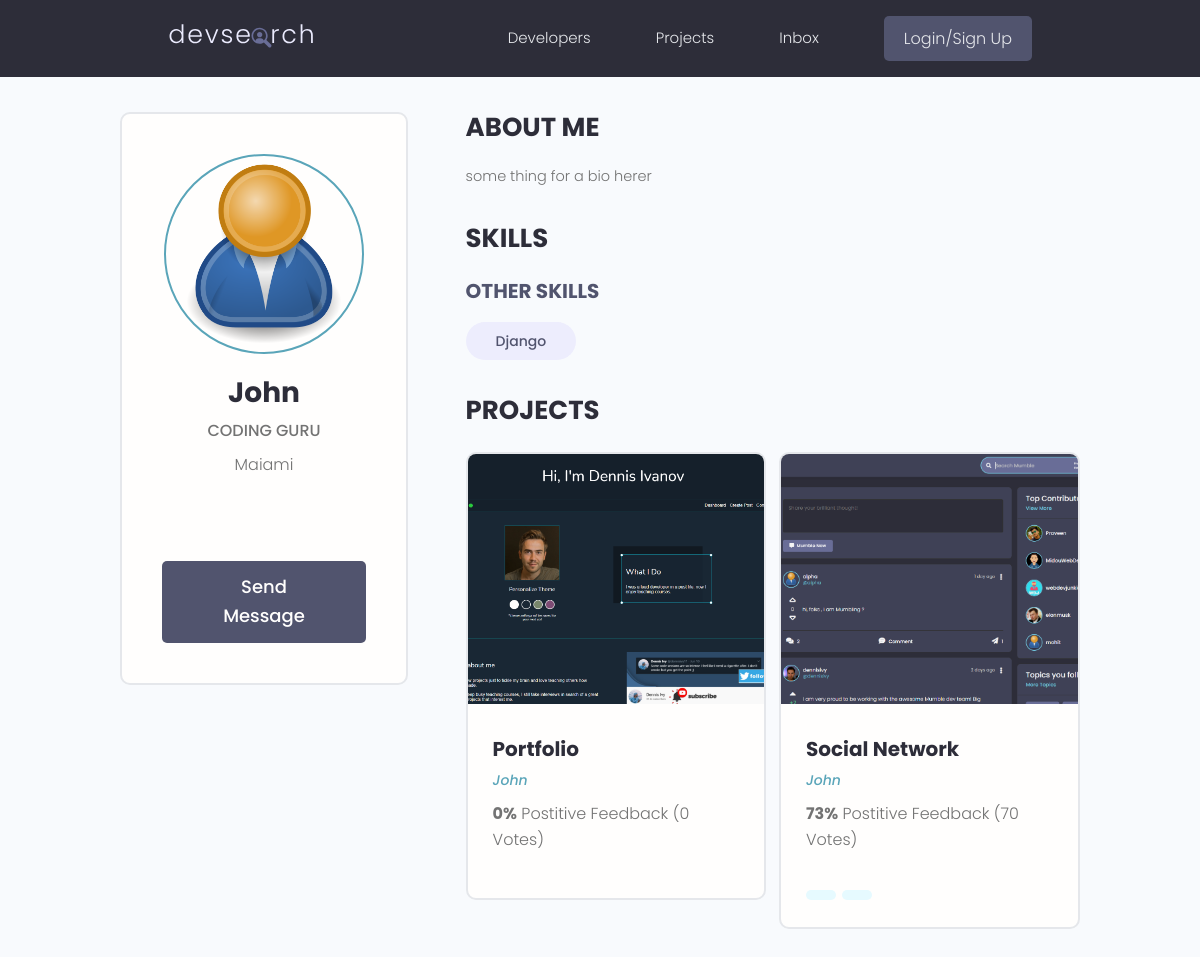
/profile/0ccd7a59-a5a8-4273-a813-77943d5d2fad/, run on the app's committed database.
### users/models.py (models this page shows, shortened)
class Profile(models.Model):
    user = models.OneToOneField(User, on_delete=models.CASCADE, null=True,blank=True)
    name = models.CharField(max_length=200, blank=True, null=True)
    email = models.EmailField(max_length=500, blank=True, null=True)
    username = models.CharField(max_length=200, blank=True, null=True)
    location = models.CharField(max_length=200, blank=True, null=True)
    short_intro = models.CharField(max_length=200, blank=True, null=True)
    bio = models.TextField(blank=True, null=True)
    profile_image = models.ImageField(null=True, blank=True,
        upload_to='profiles/',default="profiles/user-default.png")
    social_github = models.CharField(max_length=200, blank=True, null=True)
    social_twitter = models.CharField(max_length=200, blank=True, null=True)
    social_linkedin = models.CharField(max_length=200, blank=True, null=True)
    social_youtube = models.CharField(max_length=200, blank=True, null=True)
    social_website = models.CharField(max_length=200, blank=True, null=True)
    created = models.DateTimeField(auto_now_add=True)
    id = models.UUIDField(default=uuid.uuid4, unique=True,
                            primary_key=True, editable=False)

class Skill(models.Model):
    owner = models.ForeignKey(
        Profile, on_delete=models.CASCADE, null=True, blank=True,)
    name = models.CharField(max_length=200, blank=True, null=True)
    description = models.TextField(null=True, blank=True)
    created = models.DateTimeField(auto_now_add=True)
    id = models.UUIDField(default=uuid.uuid4, unique=True,
                    primary_key=True, editable=False)
    def __str__(self):
        return str(self.name)

### projects/models.py (models this page shows, shortened)
class Project(models.Model):
    owner = models.ForeignKey(Profile, null=True,
        blank=True, on_delete=models.SET_NULL)
    title = models.CharField(max_length=200)
    description = models.TextField(null=True, blank=True)
    featured_image = models.ImageField(null=True, blank=True,
        default="default.jpg")
    demo_link = models.CharField(max_length=2000, null=True, blank=True)
    source_link = models.CharField(max_length=2000, null=True, blank=True)
    tags = models.ManyToManyField('Tag', blank=True)
    vote_total = models.IntegerField(default=0, null=True, blank=True)
    vote_ratio = models.IntegerField(default=0, null=True, blank=True)
    created = models.DateTimeField(auto_now_add=True)
    id = models.UUIDField(default=uuid.uuid4, unique=True,
                            primary_key=True,editable=False)
    class Meta:
        ordering = ['created']

class Tag(models.Model):
    name = models.CharField(max_length=200)
    created = models.DateTimeField(auto_now_add=True)
    id = models.UUIDField(default=uuid.uuid4, unique=True,
                            primary_key=True,editable=False)

### users/views.py (the view)
# urls.py: path('profile/<str:pk>/', userProfile, name="user-profile"),
def userProfile(request, pk):
    profile = Profile.objects.get(id=pk)
    topSkills = profile.skill_set.exclude(description__exact="")
    otherSkills = profile.skill_set.filter(description="")
    context = {'profile':profile,
        'topSkills':topSkills, 'otherSkills':otherSkills}
    return render(request, 'users/user-profile.html', context)

### users/templates/users/user-profile.html (shortened to what this page needs)
{% extends 'main.html' %}
{% block content %}
 <main class="profile my-md">
    <div class="container">
      <div class="layout">
        <div class="column column--1of3">
          <div class="card text-center">
            <div class="card__body dev">
              <img class="avatar avatar--xl" src="{{profile.profile_image.url}}" />
              <h2 class="dev__name">{{profile.name}}</h2>
              <p class="dev__title">{{profile.short_intro}}</p>
              <p class="dev__location">{{profile.location}}</p>
              <ul class="dev__social">
              </ul>
              <a href="#" class="btn btn--sub btn--lg">Send Message </a>
            </div>
          </div>
        </div>
        <div class="column column--2of3">
          <div class="devInfo">
            <h3 class="devInfo__title">About Me</h3>
            <p class="devInfo__about">
             {{profile.bio}}
            </p>
          </div>
          <div class="devInfo">
            <h3 class="devInfo__title">Skills</h3>
            <div class="devInfo__skills">
              <h3 class="devInfo__subtitle">Other Skills</h3>
              <div class="devInfo__otherSkills">
                {% for skill in otherSkills %}
                <span class="tag tag--pill tag--sub tag--lg">
                  <small>{{skill}}</small>
                </span>
                {% endfor %}
              </div>
            </div>
          </div>
          <div class="devInfo">
            <h3 class="devInfo__title">Projects</h3>
            <div class="grid grid--two">
                {% for project in profile.project_set.all%}
              <div class="column">
                <div class="card project">
                  <a href="{% url 'project' project.id %}" class="project">
                    <img class="project__thumbnail" src="{{project.featured_image.url}}" alt="project thumbnail" />
                    <div class="card__body">
                      <h3 class="project__title">{{project.title}}</h3>
                      <p><a class="project__author" href="{% url 'user-profile' project.owner.id %}">{{project.owner.name}}</a></p>
                      <p class="project--rating">
                        <span style="font-weight: bold;">{{project.vote_ratio}}%</span> Postitive
                        Feedback ({{project.vote_total}} Votes)
                      </p>
                      <div class="project__tags">
                        {% for tag in project.tags.all %}
                        <span class="tag tag--pill tag--main">
                        </span>
                        {% endfor %}
                      </div>
                    </div>
                  </a>
                </div>
              </div>
                {% endfor %}
            </div>
          </div>
        </div>
      </div>
    </div>
  </main>
{% endblock content %}

### static/styles/app.css (style rules this page uses)
:root { --color-sub: #2d2d39; }
.btn--sub { background-color: var(--color-sub-light); }
.card { border: 2px solid var(--color-light); }
img { width: 100%; }
.profile .card > .dev { padding: 4rem; }
.dev__name { color: var(--color-sub); font-size: 2.8rem; font-weight: 700; margin-top: 1rem; margin-bottom: 0.5rem; }
.dev__title { font-size: 1.6rem; font-weight: 500; line-height: 1.3; }
.dev__location { margin-top: 1rem; }
.dev__social { margin: 3rem 0; list-style: none; display: flex; justify-content: center; gap: 1.5rem; }
.devInfo { margin-bottom: 3rem; }
.devInfo__title, .devInfo__subtitle { font-size: 2.6rem; color: var(--color-sub); text-transform: uppercase; font-weight: 700; margin-bottom: 1.5rem; }
.devInfo__subtitle { font-size: 2rem; color: var(--color-sub-light); }
.devInfo__about, .devSkill__info { font-size: 1.45rem; line-height: 1.7; text-align: justify; }
.project__author { font-size: 1.4rem; font-style: italic; }
.project--rating { margin-bottom: 1.6em; margin-top: .5em; }
.project__thumbnail { height: 25rem; object-fit: cover; object-position: top center; }
.project__title { font-size: 2rem; font-weight: 700; color: var(--color-sub); }

### static/uikit/styles/modules/_variables.css (style rules this page uses)
:root { --color-main: #5aa5b9; --color-main-light: #e6faff; --color-sub: #3f4156; --color-sub-light: #51546e; --color-sub-lighter: #ededfd; --color-text: #737373; --color-gray: #8b8b8b; --color-light: #e5e7eb; --color-light-gray: #767676; --color-bg: #f8fafd; --color-white: #fffefd; --color-white-light: #f3f3f3; --color-success: #359e64; --color-success-bg: #def8e8; --color-error: #fc4b0b; --color-error-bg: #fff2ee; --font-base: 'Poppins', arial, helvetica, 'Segoe UI', roboto, ubuntu, sans-serif; --font-monospace: 'Fira Code', 'Courier New', courier, monospace; --font-regular: 300; --font-medium: 500; --font-bold: 700; --generic-shadow: 1px 1px 5px #00000010; --generic-transition: all 0.3s ease-in-out; }

### static/uikit/styles/modules/_base.css (style rules this page uses)
* { margin: 0; padding: 0; box-sizing: border-box; text-rendering: optimizeLegibility; color: inherit; font-size: inherit; }
html { font-size: 50%; }
@media only screen and (min-width: 480px) { html { font-size: 56.25%; } }
@media only screen and (min-width: 1200px) { html { font-size: 62.5%; } }
body { line-height: 1.6; font-weight: 400; font-size: 1.5rem; color: var(--color-text); background-color: var(--color-bg); min-height: 100vh; }

### static/uikit/styles/modules/_typography.css (style rules this page uses)
* { font-family: var(--font-base); }
h2 { font-size: 3.6rem; font-weight: var(--font-bold); }
h3 { font-size: 3.2rem; font-weight: var(--font-medium); }
p, span, strong { font-size: 1.6rem; color: var(--color-text); font-weight: var(--font-regular); }
a { padding-bottom: 2px; text-decoration: none; display: inline-block; color: var(--color-main); font-weight: var(--font-medium); }

### static/uikit/styles/modules/_utilities.css (style rules this page uses)
.container { width: 92%; max-width: 165rem; margin: 0 auto; box-sizing: border-box; }
@media screen and (min-width: 1000px) { .container { width: 90%; } }
@media screen and (min-width: 1200px) { .container { width: 80%; } }
.text-center { text-align: center; }
.my-md { margin: 3rem auto; }

### static/uikit/styles/modules/_avatar.css (style rules this page uses)
.avatar { border-radius: 50%; border: 2px solid var(--color-main); object-fit: cover; }
.avatar--xl { height: 20rem; width: 20rem; }

### static/uikit/styles/modules/_button.css (style rules this page uses)
.btn { display: inline-block; position: relative; cursor: pointer; background-color: var(--color-light); font-weight: var(--font-medium); color: var(--color-sub); text-decoration: none; padding: 1rem 2rem; border-radius: 0.5rem; border: none; width: -webkit-fit-content; width: -moz-fit-content; width: fit-content; height: -webkit-fit-content; height: -moz-fit-content; height: fit-content; font-size: 1.6rem; outline-width: 0; outline-color: transparent; -webkit-backface-visibility: hidden; backface-visibility: hidden; transition: all 0.3s ease-in-out; }
.btn--sub { background-color: var(--color-sub); color: var(--color-white); }
.btn--lg { font-size: 1.8rem; padding: 1.2rem 4.5rem; }

### static/uikit/styles/modules/_card.css (style rules this page uses)
.card { border-radius: 1rem; background-color: var(--color-white); border: 1.5px solid var(--color-light); width: auto; height: auto; margin-top: 0.5rem; margin-bottom: 0.5rem; overflow: hidden; }
.card__body, .card__header { padding: 2rem 2.5rem; }

### static/uikit/styles/modules/_layout.css (style rules this page uses)
.layout { display: flex; flex-flow: row wrap; justify-content: space-between; }
.layout > .column { margin-bottom: 3rem; }
.layout > .column.column--1of3 { flex-basis: 30%; }
.layout > .column.column--2of3 { flex-basis: 64%; }

### data on the page
Profile: profile_image (placeholder picture), name "John", short_intro "CODING GURU", location "Maiami", bio "some thing for a bio herer"
Skill: name "Django"
Project: featured_image (picture), title "Portfolio", owner.name "John", vote_ratio "0", vote_total "0"
Project: featured_image (picture), title "Social Network", owner.name "John", vote_ratio "73", vote_total "70"
